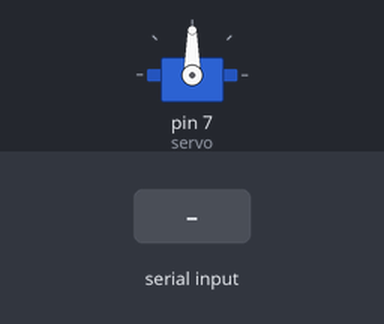
A sketch run on a simulated Arduino Uno, built with avr-gcc and run on an emulated ATmega328P. On the bench: servo. Inputs (shaded band) come from the test bench.

Above: at 1.2 s.
1.3 s: "1" received over Serial
At 2.0 s:
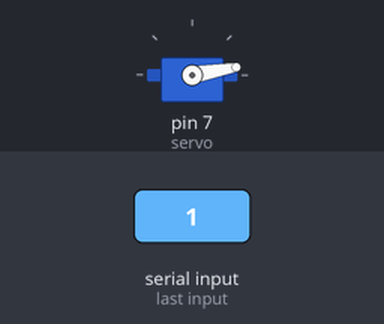
2.8 s: "1" received over Serial
At 3.1 s:
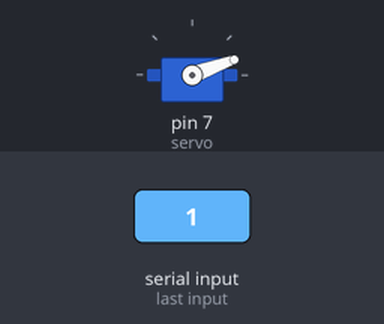
Timing chart, 0 to 5.8 s (numbered marks = the images above; inputs shaded):
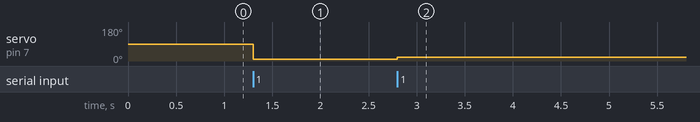

Measured:
- after the input at 1.3 s, servo on pin 7 (servo): 90° → 10° at once
- after the input at 2.8 s, servo on pin 7 (servo): 10° → 20° at once

The sketch:

servomotor_control_ver1.ino
```cpp
#include<Servo.h> // Servo 라이브러리  추가
Servo servo;      // Servo 클래스로 servo객체 생성
int   value = 0;  // 각도를 조절할 변수 value

void setup() {
  servo.attach(7);    // 멤버함수인 attach : 핀 설정
  Serial.begin(9600); // 시리얼 모티너 사용
}

void loop() {
  if(Serial.available())    // 시리얼 모니터에 데이터가 입력되면
  {
    char in_data;            // 입력된 데이터를 담을 변수 in_data
    in_data = Serial.read(); // 시리얼모티너로 입력된 데이터 in_data로 저장
    if(in_data=='1')
    {
      value +=10;           // 각도를 10도 증가
      if(value == 180)      // 각도가 180도가 되면
        value=0;
    }
    else                    // 그외의 데이터가 입력되면
      value=0;              // 각도를 0으로 초기화

    servo.write(value); // value값의 각도로 회전
  }
}
```
